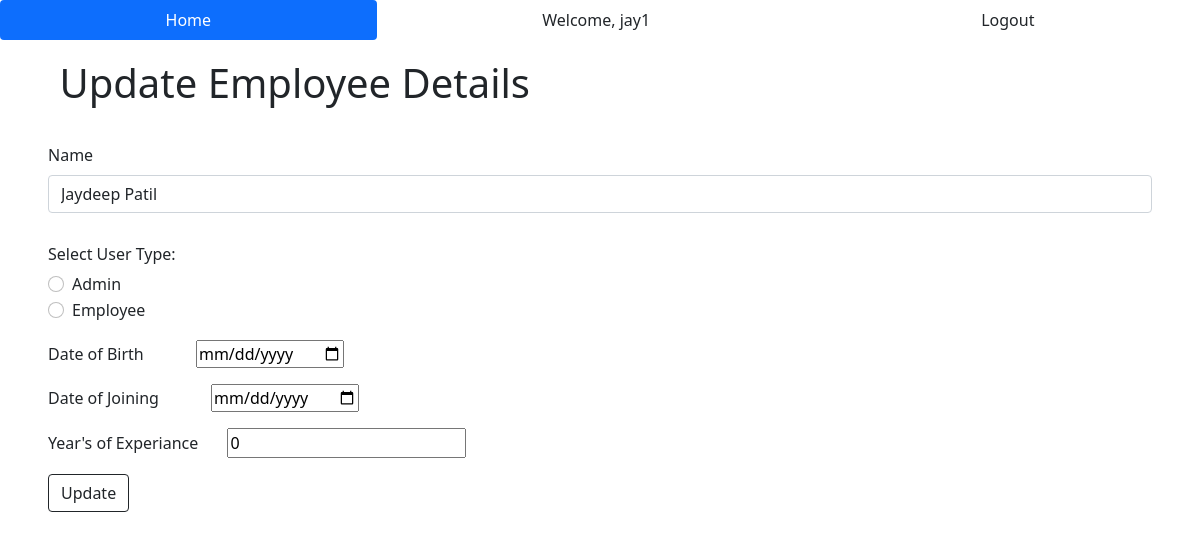
The page /update/100 (signed in) on the database its author committed.
### EDMA/models.py (models this page shows, shortened)
class User(db.Model, UserMixin):
    id = db.Column(db.Integer, primary_key=True)
    username = db.Column(db.String(30), nullable=False, unique=True)
    email = db.Column(db.String(50), nullable=False, unique=True)
    password_hash = db.Column(db.String(60), nullable=False)
    emp_id = db.Column(db.Integer, db.ForeignKey('employee.emp_id'))
    skills = db.relationship('Skill', secondary='userskill', backref='users')
    projects = db.relationship('Project', secondary='userproject', backref='users')
    @property
    def password(self):
        return self.password

class Employee(db.Model):
    emp_id = db.Column(db.Integer, primary_key=True)
    name = db.Column(db.String(25), nullable=False)
    user_type = db.Column(db.String(15), nullable=False, default='Employee')
    dob = db.Column(db.DateTime, nullable=False)
    doj = db.Column(db.DateTime, nullable=False)
    years = db.Column(db.Integer, nullable=False)
    user = db.relationship("User", backref='details', lazy='select', uselist=False)
    team = db.relationship("Team", backref='team')

### EDMA/routes.py (the view)
@app.route('/update/<int:id>', methods=['GET', 'POST'])
@login_required
def update_emp_usr(id):
    emp = Employee.query.get(id)
    if request.method == 'POST':                           #and current_user.details.user_type == "Employee"
        emp.name = request.form['emp_name']
        emp.user_type = request.form['user_type']
        emp.dob = datetime.strptime(request.form['dob'], '%Y-%m-%d')
        emp.doj = datetime.strptime(request.form['doj'], '%Y-%m-%d')
        emp.years = request.form['years']
        emp.skill_set = request.form['skill_set']
        emp.projects = request.form['projects']
        db.session.commit()
        flash(f'Employee details updated successfully!', category='success')
        return redirect(url_for('index'))
    else:
        return render_template('update.html', emp=emp)

### EDMA/models.py (called while the page is built)
@login_manager.user_loader
def load_user(user_id):
    return User.query.get(int(user_id))

### EDMA/templates/update.html (shortened to what this page needs)
{% extends 'base.html' %}
{% block body %}
<div class="container-fluid ps-5 pb-3 pt-2">
    <h1>Update Employee Details</h1>
</div>
  <div class="container-fluid px-5">
    <form action = "/update/{{emp.emp_id}}" method = "post">
      <div class="mb-3">
        <label for="emp_name" class="form-label">Name</label>
        <input type="text" class="form-control" id="emp_name" name="emp_name" value="{{emp.name}}">
      </div>
      <div class="usr_type_radio py-3">
        <h6>Select User Type:</h6>
        <div class="form-check">
          <input class="form-check-input" type="radio" name="user_type" id="option1" value="Admin">
          <label class="form-check-label" for="option1">
            Admin
          </label>
        </div>
        <div class="form-check">
          <input class="form-check-input" type="radio" name="user_type" id="option2" value="Employee">
          <label class="form-check-label" for="option2">
            Employee
          </label>
        </div>
      </div>
      <div class="dob_pick pb-3">
        <label class="pe-5" for="dob">Date of Birth</label>
        <input type="date" id="dob" name="dob" value="{{emp.dob}}">
      </div>
      <div class="doj_pick pb-3">
        <label class="pe-5" for="doj">Date of Joining</label>
        <input type="date" id="doj" name="doj" value="{{emp.doj}}">
      </div>
      <div class="exp_num pb-3">
        <label class="pe-4" for="years">Year's of Experiance</label>
        <input type="number" id="years" name="years" min="0" value="{{emp.years}}">
      </div>
      <button type="submit" class="btn btn-outline-dark">Update</button>
    </form>
  </div>
{% endblock %}

### EDMA/templates/base.html (shortened to what this page needs)
<!doctype html>
<html lang="en">
  <head>
    <link rel="stylesheet" type="text/css" href="{{ url_for('static', filename='main.css') }}">
    <link href="https://cdn.jsdelivr.net/npm/bootstrap@5.0.2/dist/css/bootstrap.min.css" rel="stylesheet">
  </head>
  <body>
    <div>
      <ul class="nav nav-pills nav-fill">
        <li class="nav-item">
          <a class="nav-link active link-dark" aria-current="page" href="{{ url_for('index') }}">Home</a>
        </li>
        {% if current_user.is_authenticated %}
          <li class="nav-item">
            <a class="nav-link link-dark">Welcome, {{ current_user.username }}</a>
          </li>
          <li class="nav-item">
            <a class="nav-link link-dark" href="{{ url_for('logout_page') }}">Logout</a>
          </li>
        {% endif %}
      </ul>
    </div>
    {% block body %} {% endblock %}
  </body>
</html>

### EDMA/static/main.css (style rules this page uses)
h1 { padding: 1%; }

### rows shown on the page
User: username "jay1"
Employee: emp_name "Jaydeep Patil", years "0"
